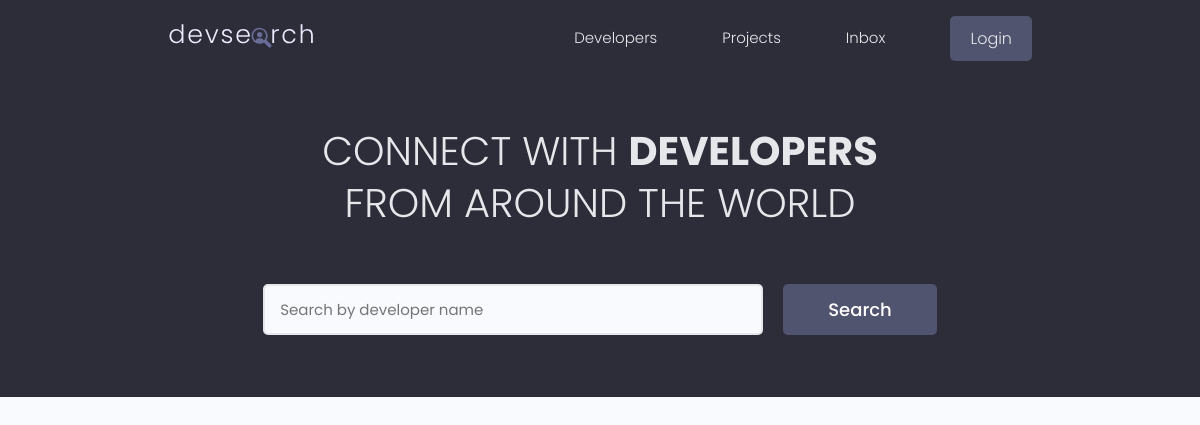
The app's page /, older data.
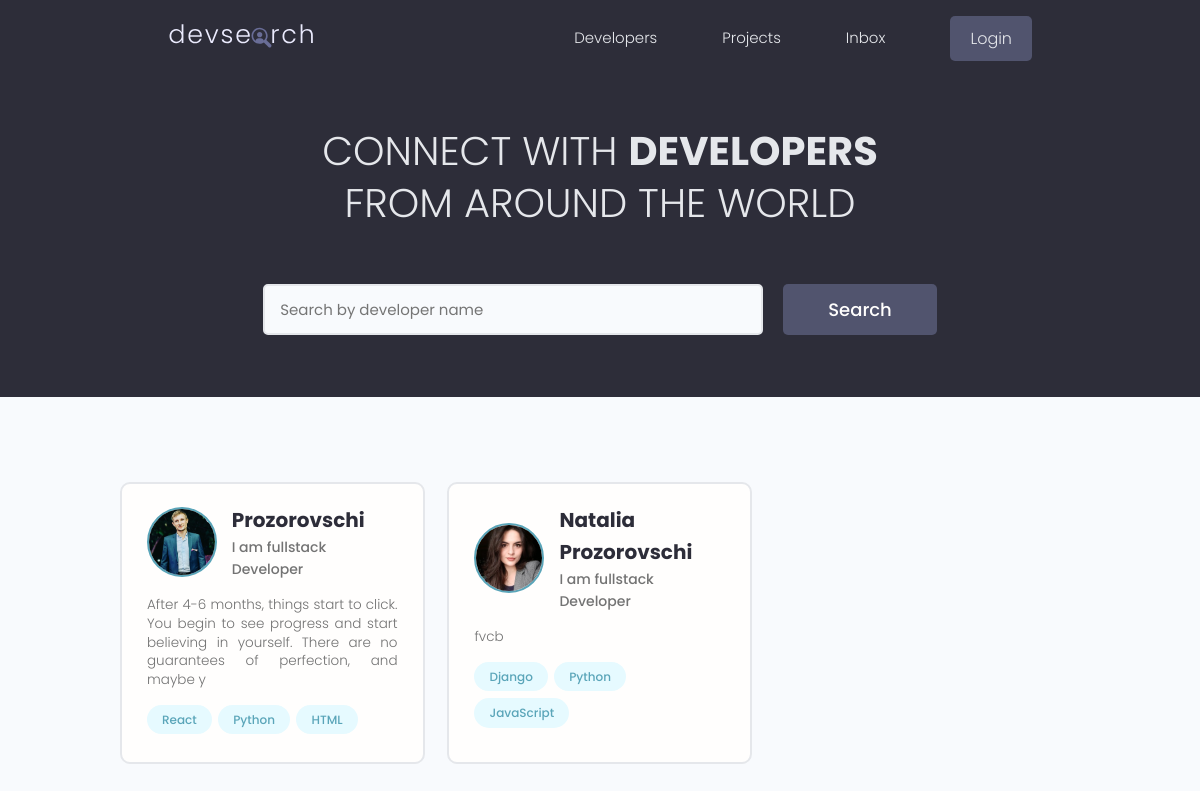
The same page, newer data.
### users/models.py (models this page shows, shortened)
class Profile(models.Model):
    user = models.OneToOneField(User, on_delete=models.CASCADE, null=True, blank=True)
    name = models.CharField(max_length=200, blank=True, null=True)
    email = models.EmailField(max_length=500, blank=True, null=True)
    username = models.CharField(max_length=200, blank=True, null=True)
    location = models.CharField(max_length=200, blank=True, null=True)
    short_intro = models.CharField(max_length=200, blank=True, null=True)
    bio = models.TextField(blank=True, null=True)
    profile_image = models.ImageField(
        null=True, blank=True, upload_to='profiles/', default="profiles/user-default.png")
    social_github = models.CharField(max_length=200, blank=True, null=True)
    social_twitter = models.CharField(max_length=200, blank=True, null=True)
    social_linkedin = models.CharField(max_length=200, blank=True, null=True)
    social_youtube = models.CharField(max_length=200, blank=True, null=True)
    social_website = models.CharField(max_length=200, blank=True, null=True)
    created = models.DateTimeField(auto_now_add=True)
    id = models.UUIDField(default=uuid.uuid4, unique=True,
                          primary_key=True, editable=False)

class Skill(models.Model):
    owner = models.ForeignKey(
        Profile, on_delete=models.CASCADE, null=True, blank=True)
    name = models.CharField(max_length=200, blank=True, null=True)
    description = models.TextField(null=True,blank=True)
    created = models.DateTimeField(auto_now_add=True)
    id = models.UUIDField(default=uuid.uuid4, unique=True,
                          primary_key=True, editable=False)
    def __str__(self):
        return str(self.name)

### users/views.py (the view)
# urls.py: path('', views.profiles, name="profiles"),
def profiles(request):
    profiles = Profile.objects.all()
    context = {'profiles': profiles}
    return render(request, 'users/profiles.html', context)

### users/templates/users/profiles.html (shortened to what this page needs)
{% extends 'main.html' %}
{% block content %}
<main class="home">
    <section class="hero-section text-center">
      <div class="container container--narrow">
        <div class="hero-section__box">
          <h2>CONNECT WITH <span>DEVELOPERS</span></h2>
          <h2>FROM AROUND THE WORLD</h2>
        </div>
        <div class="hero-section__search">
          <form class="form" action="#" method="get">
            <div class="form__field">
              <input class="input input--text" id="formInput#search" type="text" name="text"
                placeholder="Search by developer name" />
            </div>
            <input class="btn btn--sub btn--lg" type="submit" value="Search" />
          </form>
        </div>
      </div>
    </section>
    <section class="devlist">
      <div class="container">
        <div class="grid grid--three">
          {% for profile in profiles %}
          <div class="column card">
            <div class="dev">
              <a href="{% url 'user-profile' profile.id %}" class="card__body">
                <div class="dev__profile">
                  <img class="avatar avatar--md" src="{{ profile.profile_image.url}}" alt="image" />
                  <div class="dev__meta">
                    <h3>{{profile.name}}</h3>
                    <h5>{{profile.short_intro|slice:"60"}}</h5>
                  </div>
                </div>
                <p class="dev__info">{{profile.bio|slice:"150"}}</p>
                <div class="dev__skills">
                  {% for skill in profile.skill_set.all %}
                  <span class="tag tag--pill tag--main">
                    <small>{{skill}}</small>
                  </span>
                  {% endfor %}
                </div>
              </a>
            </div>
          </div>
          {% endfor %}
        </div>
      </div>
    </section>
  </main>
{% endblock content %}

### templates/main.html (shortened to what this page needs)
<!DOCTYPE html>
{% load static %}
<head>
    <link rel="stylesheet" href="https://cdnjs.cloudflare.com/ajax/libs/font-awesome/6.0.0-beta3/css/all.min.css">
    <link rel="stylesheet" href="https://cdn.iconmonstr.com/1.3.0/css/iconmonstr-iconic-font.min.css" />
    <link rel="stylesheet" href="{% static 'uikit/styles/uikit.css'%}" />
    <link rel="stylesheet" href="{% static 'styles/app.css' %}" />
</head>
<body>
    {% include 'navbar.html' %}
    {% block content %}{% endblock content %}
</body>
</html>

### templates/navbar.html (shortened to what this page needs)
{% load static %}
  <header class="header">
    <div class="container container--narrow">
      <a href="{% url 'profiles' %}" class="header__logo">
        <img src="{% static 'images/logo.svg' %}" alt="DevSearch Logo" />
      </a>
      <nav class="header__nav">
        <ul class="header__menu">
          <li class="header__menuItem"><a href="{% url 'profiles' %}">Developers</a></li>
          <li class="header__menuItem"><a href="{% url 'projects' %}">Projects</a></li>
          <li class="header__menuItem"><a href="">Inbox</a></li>
          {% if request.user.is_authenticated %}
          <li class="header__menuItem"><a href="{% url 'account'%}" class="">Account</a></li>
          <li class="header__menuItem"><a href="{% url 'logout' %}" class="btn btn--sub">Logout</a></li>
          {% else %}
          <li class="header__menuItem"><a href="{% url 'login' %}" class="btn btn--sub">Login</a></li>
          {% endif %}
        </ul>
      </nav>
    </div>
  </header>

### static/styles/app.css (style rules this page uses)
.btn--sub { background-color: var(--color-sub-light); }
.card { border: 2px solid var(--color-light); }
img { width: 100%; }
.header { position: sticky; z-index: 111; background-color: var(--color-sub); padding: 1.5rem 0; }
.header > .container { display: flex; justify-content: space-between; align-items: center; }
.header__logo > img { height: 3.8rem; }
.header__nav > ul { display: inline-flex; align-items: center; list-style: none; gap: 6.5rem; }
.header__menuItem > a { color: var(--color-light); font-weight: 300; }
.hero-section { height: 40vh; display: flex; align-items: center; background-color: var(--color-sub); }
.hero-section__box { margin-bottom: 4rem; }
.hero-section__box > h2, .hero-section__box > h2 > span { font-size: 4rem; color: var(--color-light); line-height: 1.3; text-transform: uppercase; }
.hero-section__box > h2 { font-weight: 300; }
.hero-section__box > h2 > span { font-weight: 700; }
.hero-section__search > .form { display: flex; align-items: center; justify-content: center; gap: 2rem; }
.hero-section__search > .form input.input--text { width: 50rem; }
.devlist { margin-top: 8rem; }
.devlist .grid { align-items: stretch; }
.devlist .dev .dev__profile { display: flex; align-items: center; gap: 1.5rem; }
.devlist .dev .dev__meta h3 { color: var(--color-sub); font-size: 2rem; font-weight: 700; }
.devlist .dev .dev__meta h5 { color: var(--color-text); font-size: 1.4rem; font-weight: 500; }
.devlist .dev .dev__info { margin: 1.5rem 0; font-size: 1.35rem; line-height: 1.4; text-align: justify; }

### static/uikit/styles/modules/_base.css (style rules this page uses)
* { margin: 0; padding: 0; box-sizing: border-box; text-rendering: optimizeLegibility; color: inherit; font-size: inherit; }
body { line-height: 1.6; font-weight: 400; font-size: 1.5rem; color: var(--color-text); background-color: var(--color-bg); min-height: 100vh; }

### static/uikit/styles/modules/_typography.css (style rules this page uses)
* { font-family: var(--font-base); }
h2 { font-size: 3.6rem; font-weight: var(--font-bold); }
h3 { font-size: 3.2rem; font-weight: var(--font-medium); }
h5 { font-size: 2.4rem; font-weight: var(--font-medium); }
h5, h6 { font-weight: var(--font-regular); }
p, span, strong { font-size: 1.6rem; color: var(--color-text); font-weight: var(--font-regular); }
a { padding-bottom: 2px; text-decoration: none; display: inline-block; color: var(--color-main); font-weight: var(--font-medium); }

### static/uikit/styles/modules/_utilities.css (style rules this page uses)
.container { width: 92%; max-width: 165rem; margin: 0 auto; box-sizing: border-box; }
.container--narrow { width: 92%; max-width: 120rem; }
@media screen and (min-width: 1000px) { .container { width: 90%; } }
@media screen and (min-width: 1000px) { .container--narrow { width: 85%; } }
@media screen and (min-width: 1200px) { .container { width: 80%; } }
@media screen and (min-width: 1200px) { .container--narrow { width: 72%; } }
.text-center { text-align: center; }

### static/uikit/styles/modules/_avatar.css (style rules this page uses)
.avatar { border-radius: 50%; border: 2px solid var(--color-main); object-fit: cover; }
.avatar--md { height: 7rem; width: 7rem; }

### static/uikit/styles/modules/_button.css (style rules this page uses)
.btn { display: inline-block; position: relative; cursor: pointer; background-color: var(--color-light); font-weight: var(--font-medium); color: var(--color-sub); text-decoration: none; padding: 1rem 2rem; border-radius: 0.5rem; border: none; width: -webkit-fit-content; width: -moz-fit-content; width: fit-content; height: -webkit-fit-content; height: -moz-fit-content; height: fit-content; font-size: 1.6rem; outline-width: 0; outline-color: transparent; -webkit-backface-visibility: hidden; backface-visibility: hidden; transition: all 0.3s ease-in-out; }
.btn--sub { background-color: var(--color-sub); color: var(--color-white); }
.btn--lg { font-size: 1.8rem; padding: 1.2rem 4.5rem; }

### static/uikit/styles/modules/_card.css (style rules this page uses)
.card { border-radius: 1rem; background-color: var(--color-white); border: 1.5px solid var(--color-light); width: auto; height: auto; margin-top: 0.5rem; margin-bottom: 0.5rem; overflow: hidden; }
.card__body, .card__header { padding: 2rem 2.5rem; }

### static/uikit/styles/modules/_form.css (style rules this page uses)
.form { display: block; }
.form__field { margin-top: 1.5rem; margin-bottom: 1.5rem; }
input.input[type='text'], input.input[type='email'], input.input[type='password'], input.input[type='number'], textarea.input { min-width: 24rem; width: 100%; padding: 1.2rem 1.5rem; border-radius: 0.5rem; border: 2px solid var(--color-light); transition: all 0.3s ease-in-out; background-color: var(--color-bg); }

Row changes from the older to the newer data that the page shows:
added Profile: profile_image (picture), name "Prozorovschi", short_intro "I am fullstack Developer", bio "After 4-6 months, things start to click. You begin to see progress and start believing in yourself. There are no guarantees of perfection, and maybe y"
added Skill: name "React", shown under "Prozorovschi"
added Skill: name "Python", shown under "Prozorovschi"
added Skill: name "HTML", shown under "Prozorovschi"
added Profile: profile_image (picture), name "Natalia Prozorovschi", short_intro "I am fullstack Developer", bio "fvcb"
added Skill: name "Django", shown under "Natalia Prozorovschi"
added Skill: name "Python", shown under "Natalia Prozorovschi"
added Skill: name "JavaScript", shown under "Natalia Prozorovschi"
